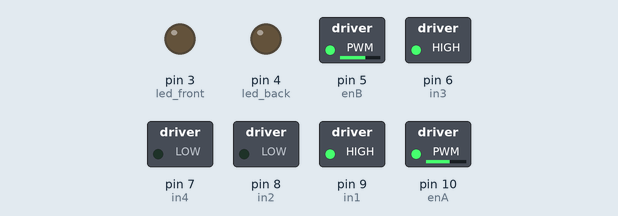
Bench run of a sketch on a simulated Arduino Uno, built with avr-gcc and run on an emulated ATmega328P. On the bench: switched loads named in the sketch (green lamp = pin HIGH), output pins drawn as LEDs (lit = HIGH). What the sketch prints to the serial monitor is not drawn.

Above: at 0.1 s.
Timing chart, 0 to 1.6 s (numbered marks = the images above):
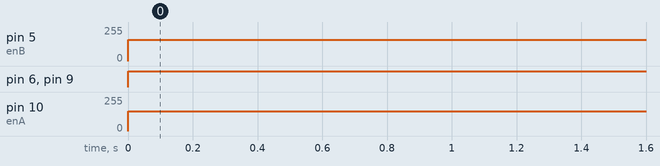

The sketch:

robot_avoid_obstacles.ino
```cpp
//Distance sensor
int trigger = 12;
int eco = 11;

//Engine A, pin constants.
int enA = 10;//señal PWM
int in1 = 9;
int in2 = 8;

//Engine B, pin constants.
int in4 = 7;
int in3 = 6;
int enB = 5;//señal PWM

//Led pins.
int led_front = 3;
int led_back = 4;

void setup (){

  //Set serial mode.
  Serial.begin (9600);

  //Set pin
  pinMode(enA, OUTPUT);
  pinMode(in1, OUTPUT);
  pinMode(in2, OUTPUT);
  pinMode(enB, OUTPUT);
  pinMode(in3, OUTPUT);
  pinMode(in4, OUTPUT);

  //Set distance sensor.
  pinMode(trigger,OUTPUT);
  pinMode(eco,INPUT);

  //Set leds.
  pinMode(led_front,OUTPUT);
  pinMode(led_back,OUTPUT);

}

//Calculate distance.
int getDistance(){

  //Send a sound.
  digitalWrite(trigger,LOW);
  delayMicroseconds(2);
  digitalWrite(trigger,HIGH);
  delayMicroseconds(10);
  digitalWrite(trigger,LOW);

  //Read eco.
  int duration=pulseIn(eco,HIGH);
  int distance=(duration/2)/29;

  return distance;

}

//Stop engines.
void engine_stop(){

  Serial.println("STOP (!)");

  //Engine A
  analogWrite(enA, 150);
  digitalWrite(in1, LOW);
  digitalWrite(in2, LOW);

  //Engine B
  analogWrite(enB, 160);
  digitalWrite(in3, LOW);
  digitalWrite(in4, LOW);

}

//Move engine forward.
void forward(){

  Serial.println("Forward (!)");

  //Engine A
  analogWrite(enA, 150);
  digitalWrite(in1, HIGH);
  digitalWrite(in2, LOW);

  //Engine B
  analogWrite(enB, 160);
  digitalWrite(in3, HIGH);
  digitalWrite(in4, LOW);

}

//Move engine reverse.
void reverse(){

  Serial.println("Reverse (!)");

  //Engine A
  analogWrite(enA, 150);
  digitalWrite(in1, LOW);
  digitalWrite(in2, HIGH);

  //Engine B
  analogWrite(enB, 160);
  digitalWrite(in3, LOW);
  digitalWrite(in4, HIGH);

}

//Turn left.
void turn_left(){

  Serial.println("Turn Left (!)");

  //Engine A
  analogWrite(enA, 150);
  digitalWrite(in1, LOW);
  digitalWrite(in2, HIGH);

  //Engine B
  analogWrite(enB, 160);
  digitalWrite(in3, HIGH);
  digitalWrite(in4, LOW);

}

void loop()
{forward();
  /*
  int distance = getDistance();
  Serial.println((String)distance+"cm");
  digitalWrite(led_front,HIGH);

  if (distance>=500||distance<=0){
    Serial.println("..............");
    Serial.println("Forward !");
  }else{
    Serial.print(distance);
    Serial.println("cm");
    digitalWrite(led_back,LOW);
    forward();
  }

  if (distance<=10&&distance>=1){
    Serial.println("Alarma.......");
    digitalWrite(led_back,HIGH);
    reverse();
    delay(1500);
    turn_left();
    delay(500);
    engine_stop();
  }*/

}
```

Measured:
- by itself, pin 5 (enB): 0/255 → 160/255 at 0.00 s
- by itself, pin 6 (in3), pin 9 (in1): LOW → HIGH at 0.00 s
- by itself, pin 10 (enA): 0/255 → 150/255 at 0.00 s
